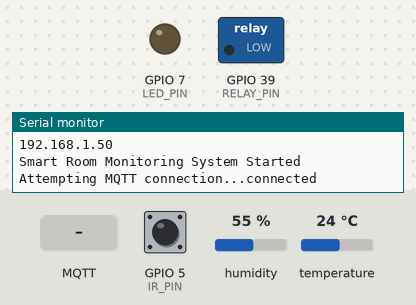
Recording of a sketch running on a simulated ESP32-S3. On the bench: switched loads named in the sketch (green lamp = pin HIGH), output pins drawn as LEDs (lit = HIGH), the last lines printed to the serial monitor. Dashed ring = blinking. The test bench sets the inputs (shaded band); at power-on: GPIO 5 (IR_PIN) HIGH, humidity 55 %, temperature 24 °C. WiFi joins after 1.5 s; servers stay silent unless stated; random numbers use the default seed unless the sketch sets one; no MQTT or app messages arrive unless stated.

Above: at 2.7 s.
2.8 s: GPIO 5 (IR_PIN) driven LOW
At 3.9 s:
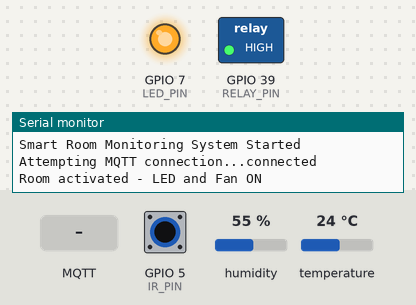
4.3 s: MQTT message "1" arrives on the first subscribed topic
6.5 s: MQTT message "on" arrives on the first subscribed topic
8.0 s: MQTT message "off" arrives on the first subscribed topic
9.5 s: GPIO 5 (IR_PIN) driven HIGH
16.5 s: GPIO 5 (IR_PIN) pulsed LOW 5 times (0.12 s each, 0.3 s apart)
At 16.95 s:
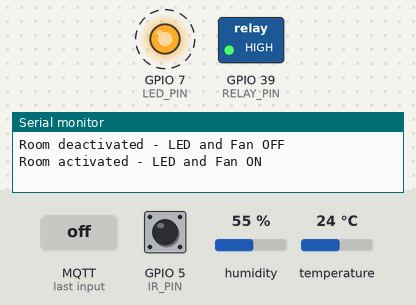
Timing chart, 0 to 19.5 s (numbered marks = the images above; inputs shaded):
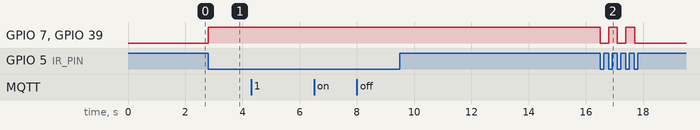

Measured:
- after the input at 2.8 s, GPIO 7 (LED_PIN), GPIO 39 (RELAY_PIN): LOW → HIGH at once
- after the input at 16.5 s, GPIO 7 (LED_PIN), GPIO 39 (RELAY_PIN): alternates HIGH for 0.30 s and LOW for 0.30 s, 5 changes in all, then stays LOW, starting at once

The sketch:

smart-room.ino
```cpp
    #include <WiFi.h>
    #include <PubSubClient.h>
    #include <DHT.h>
    #include <ArduinoJson.h>

    // WiFi credentials
    const char *ssid = "Nak wifi beli laaaa"; // Your WiFi SSID
    const char *password = "papajala"; // Your WiFi Password

    // MQTT Broker settings
    const char *mqtt_server = "136.110.34.207"; // Your GCP VM external IP
    const int mqtt_port = 1883;
    const char *mqtt_user = "smart-room";     // Optional
    const char *mqtt_password = "smart-room"; // Optional
    const char *mqtt_topic = "smartroom/sensors";

    // Pin definitions
    #define DHTPIN 4 // DHT11 data pin
    #define DHTTYPE DHT11
    #define IR_PIN 5     // IR sensor pin
    #define LED_PIN 7    // External LED pin
    #define RELAY_PIN 39 // Relay control pin

    // Threshold settings
    const float TEMP_THRESHOLD = 30.0; // Temperature threshold for auto fan (°C)

    // Sensor objects
    DHT dht(DHTPIN, DHTTYPE);
    WiFiClient espClient;
    PubSubClient client(espClient);

    // Variables
    unsigned long lastMsg = 0;
    const long interval = 5000; // Send data every 5 seconds
    int motionState = 0;
    int lastIRState = 0;        // Previous IR state for edge detection
    bool roomActive = false;    // Toggle state for LED and fan
    float temperature = 0;
    float humidity = 0;

    void setup_wifi()
    {
        delay(10);
        Serial.println();
        Serial.print("Connecting to ");
        Serial.println(ssid);

        WiFi.begin(ssid, password);

        while (WiFi.status() != WL_CONNECTED)
        {
            delay(500);
            Serial.print(".");
        }

        Serial.println("");
        Serial.println("WiFi connected");
        Serial.println("IP address: ");
        Serial.println(WiFi.localIP());
    }

    void reconnect()
    {
        while (!client.connected())
        {
            Serial.print("Attempting MQTT connection...");

            String clientId = "ESP32Client-";
            clientId += String(random(0xffff), HEX);

            // Attempt to connect
            if (client.connect(clientId.c_str(), mqtt_user, mqtt_password))
            {
                Serial.println("connected");
                // Subscribe to control topic (optional for receiving commands)
                client.subscribe("smartroom/control");
            }
            else
            {
                Serial.print("failed, rc=");
                Serial.print(client.state());
                Serial.println(" try again in 5 seconds");
                delay(5000);
            }
        }
    }

    void callback(char *topic, byte *payload, unsigned int length)
    {
        Serial.print("Message arrived [");
        Serial.print(topic);
        Serial.print("] ");

        String message;
        for (int i = 0; i < length; i++)
        {
            message += (char)payload[i];
        }
        Serial.println(message);

        // Parse JSON command (optional)
        StaticJsonDocument<200> doc;
        DeserializationError error = deserializeJson(doc, message);

        if (!error)
        {
            if (doc.containsKey("led"))
            {
                bool ledState = doc["led"];
                digitalWrite(LED_PIN, ledState ? HIGH : LOW);
            }
            if (doc.containsKey("relay"))
            {
                bool relayState = doc["relay"];
                digitalWrite(RELAY_PIN, relayState ? HIGH : LOW);
            }
        }
    }

    void setup()
    {
        Serial.begin(115200);

        // Initialize pins
        pinMode(IR_PIN, INPUT);
        pinMode(LED_PIN, OUTPUT);
        pinMode(RELAY_PIN, OUTPUT);

        // Initial states
        digitalWrite(LED_PIN, LOW);
        digitalWrite(RELAY_PIN, LOW);

        // Initialize DHT sensor
        dht.begin();

        // Setup WiFi and MQTT
        setup_wifi();
        client.setServer(mqtt_server, mqtt_port);
        client.setCallback(callback);

        Serial.println("Smart Room Monitoring System Started");
    }

    void loop()
    {
        if (!client.connected())
        {
            reconnect();
        }
        client.loop();

        // IR sensor toggle logic - runs every loop for instant response
        // IR sensor is active LOW (LOW when object detected)
        motionState = !digitalRead(IR_PIN);

        // Toggle control logic with edge detection and debounce
        static unsigned long lastToggleTime = 0;
        unsigned long now = millis();

        // Only toggle when IR goes from LOW to HIGH (rising edge) with 200ms debounce
        if (motionState == HIGH && lastIRState == LOW && (now - lastToggleTime > 200))
        {
            roomActive = !roomActive; // Toggle the state
            lastToggleTime = now;
            Serial.println(roomActive ? "Room activated - LED and Fan ON" : "Room deactivated - LED and Fan OFF");
        }
        lastIRState = motionState; // Update previous state

        // Control LED based on toggle state
        digitalWrite(LED_PIN, roomActive ? HIGH : LOW);

        // Control relay (fan) - ON if room active OR temperature > 30°C
        if (roomActive || temperature > TEMP_THRESHOLD)
        {
            digitalWrite(RELAY_PIN, HIGH);
        }
        else
        {
            digitalWrite(RELAY_PIN, LOW);
        }

        if (now - lastMsg > interval)
        {
            lastMsg = now;

            // Read DHT sensors
            temperature = dht.readTemperature();
            humidity = dht.readHumidity();

            // Check if readings are valid
            if (isnan(temperature) || isnan(humidity))
            {
                Serial.println("Failed to read from DHT sensor!");
                temperature = 0;
                humidity = 0;
            }

            // Create JSON payload
            StaticJsonDocument<256> doc;
            doc["device_id"] = "ESP32-S3-001";
            doc["timestamp"] = now;
            doc["temperature"] = temperature;
            doc["humidity"] = humidity;
            doc["motion"] = motionState;
            doc["led_state"] = digitalRead(LED_PIN);
            doc["relay_state"] = digitalRead(RELAY_PIN);

            char jsonBuffer[256];
            serializeJson(doc, jsonBuffer);

            // Publish to MQTT
            if (client.publish(mqtt_topic, jsonBuffer))
            {
                Serial.println("Data published:");
                Serial.println(jsonBuffer);
            }
            else
            {
                Serial.println("Failed to publish data");
            }

            // Print to Serial Monitor
            Serial.print("Temperature: ");
            Serial.print(temperature);
            Serial.print("°C | Humidity: ");
            Serial.print(humidity);
            Serial.print("% | Motion: ");
            Serial.println(motionState ? "Detected" : "None");
        }
    }
```
